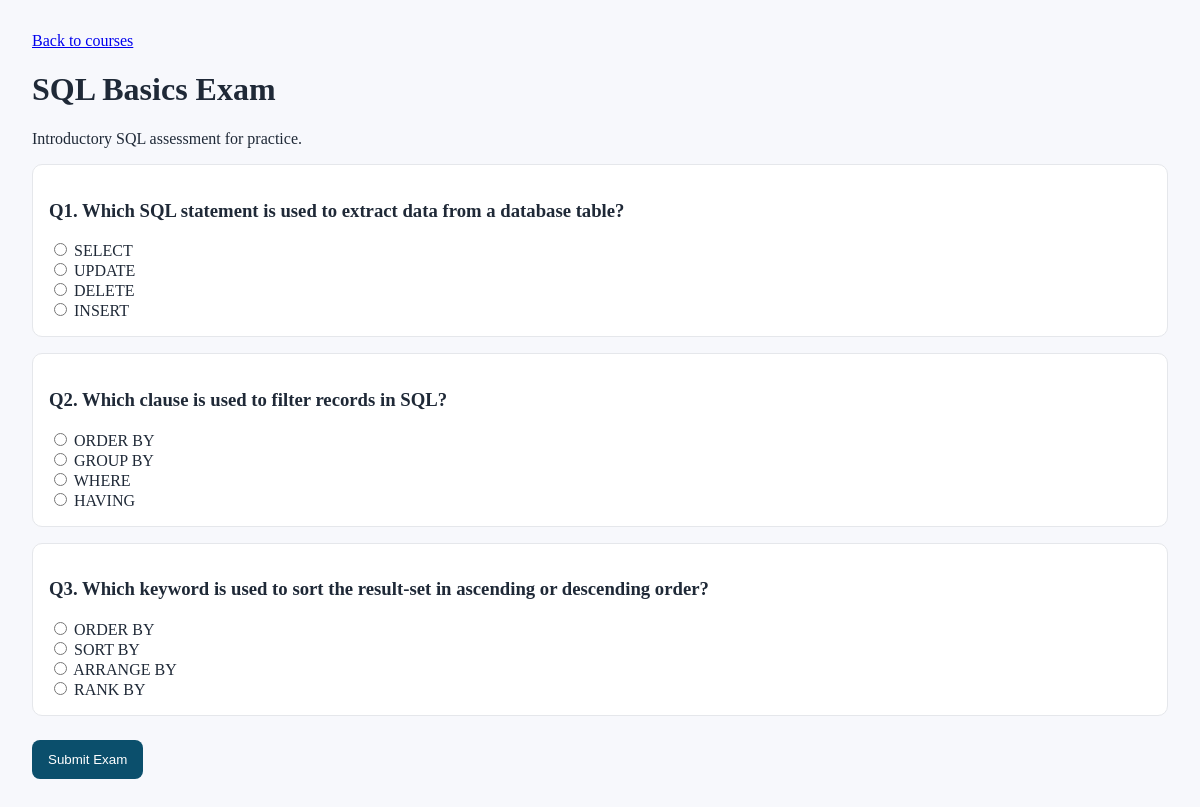
The page /courses/1/ on the database its author committed.
### courses/models.py (models this page shows, shortened)
class Course(models.Model):
	title = models.CharField(max_length=200)
	description = models.TextField(blank=True)

class Question(models.Model):
	course = models.ForeignKey(Course, on_delete=models.CASCADE, related_name='questions')
	text = models.CharField(max_length=500)

class Choice(models.Model):
	question = models.ForeignKey(Question, on_delete=models.CASCADE, related_name='choices')
	text = models.CharField(max_length=300)
	is_correct = models.BooleanField(default=False)

### courses/views.py (the view)
# urls.py: path('courses/<int:course_id>/', views.course_detail, name='course-detail'),
def course_detail(request: HttpRequest, course_id: int) -> HttpResponse:
	course = get_object_or_404(
		Course.objects.prefetch_related('questions__choices'),
		pk=course_id,
	)
	return render(request, 'courses/course_detail.html', {'course': course})

### courses/templates/courses/course_detail.html (shortened to what this page needs)
<!DOCTYPE html>
<html lang="en">
<head>
</head>
<body>
    <p><a href="{% url 'courses:course-list' %}">Back to courses</a></p>
    <h1>{{ course.title }}</h1>
    <p>{{ course.description }}</p>
    {% if course.questions.all %}
        <form method="post" action="{% url 'courses:submit-exam' course.id %}">
            {% for question in course.questions.all %}
                <div class="question">
                    <h3>Q{{ forloop.counter }}. {{ question.text }}</h3>
                    {% for choice in question.choices.all %}
                        <div>
                            <label>
                                <input type="radio" name="question_{{ question.id }}" value="{{ choice.id }}">
                                {{ choice.text }}
                            </label>
                        </div>
                    {% empty %}
                        <p>No choices configured for this question yet.</p>
                    {% endfor %}
                </div>
            {% endfor %}
            <div class="actions">
                <button type="submit">Submit Exam</button>
            </div>
        </form>
    {% else %}
        <p>No questions added yet. Add questions and choices from the admin site.</p>
    {% endif %}
</body>
</html>

### courses/templates/courses/course_detail.html (style rules this page uses)
body { font-family: Georgia, serif; margin: 2rem; background: #f7f8fc; color: #1f2937; }
.question { background: #fff; border: 1px solid #e5e7eb; border-radius: 10px; padding: 1rem; margin-bottom: 1rem; }
.actions { margin-top: 1.5rem; }
button { background: #0b4f6c; color: #fff; border: none; border-radius: 8px; padding: 0.75rem 1rem; cursor: pointer; }

### rows shown on the page
Course: title "SQL Basics Exam", description "Introductory SQL assessment for practice."
Question: text "Which SQL statement is used to extract data from a database table?"
Choice: text "SELECT"
Choice: text "UPDATE"
Choice: text "DELETE"
Choice: text "INSERT"
Question: text "Which clause is used to filter records in SQL?"
Choice: text "ORDER BY"
Choice: text "GROUP BY"
Choice: text "WHERE"
Choice: text "HAVING"
Question: text "Which keyword is used to sort the result-set in ascending or descending order?"
Choice: text "ORDER BY"
Choice: text "SORT BY"
Choice: text "ARRANGE BY"
Choice: text "RANK BY"
